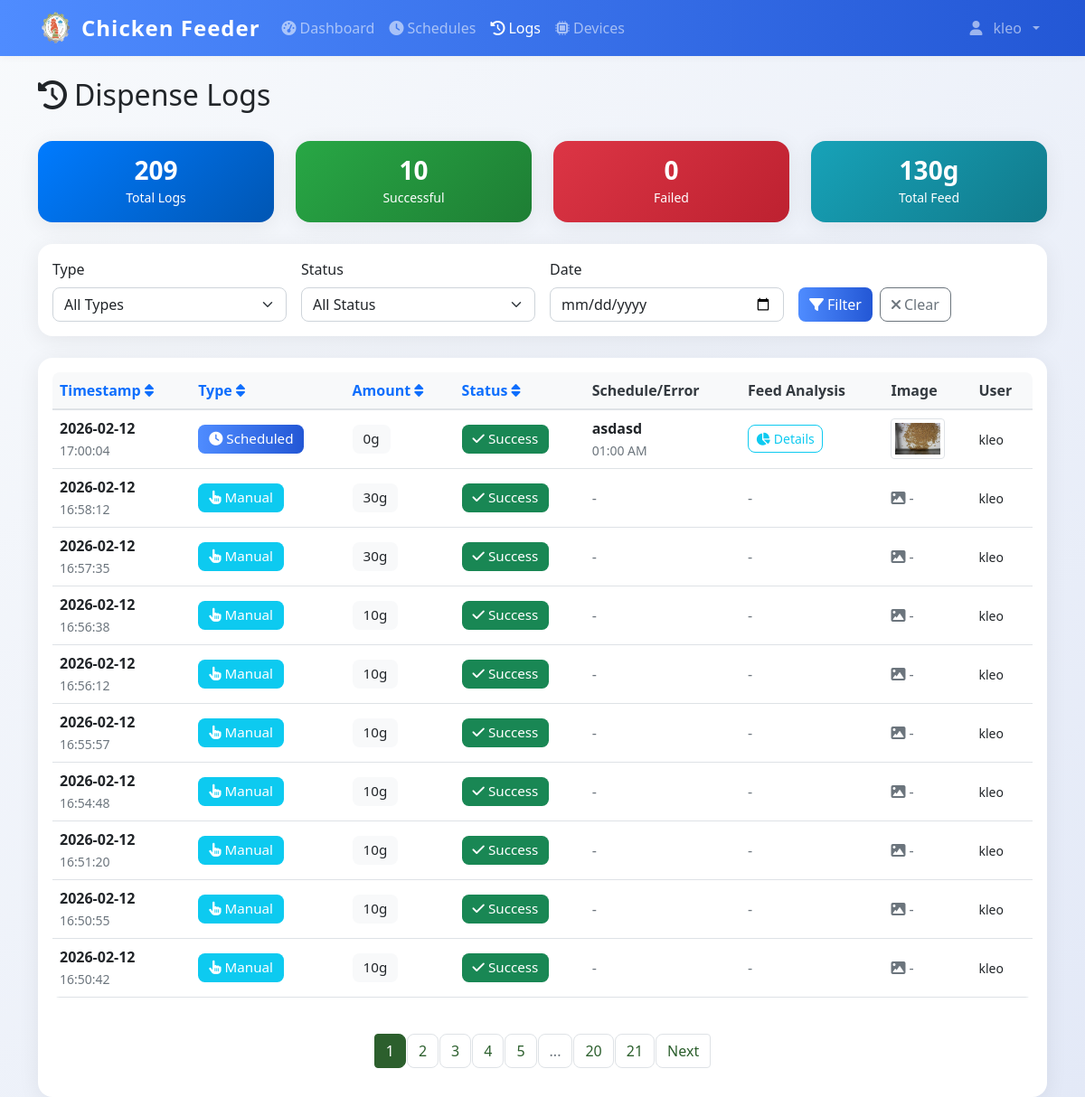
The page /logs (signed in) on the database as committed earlier.
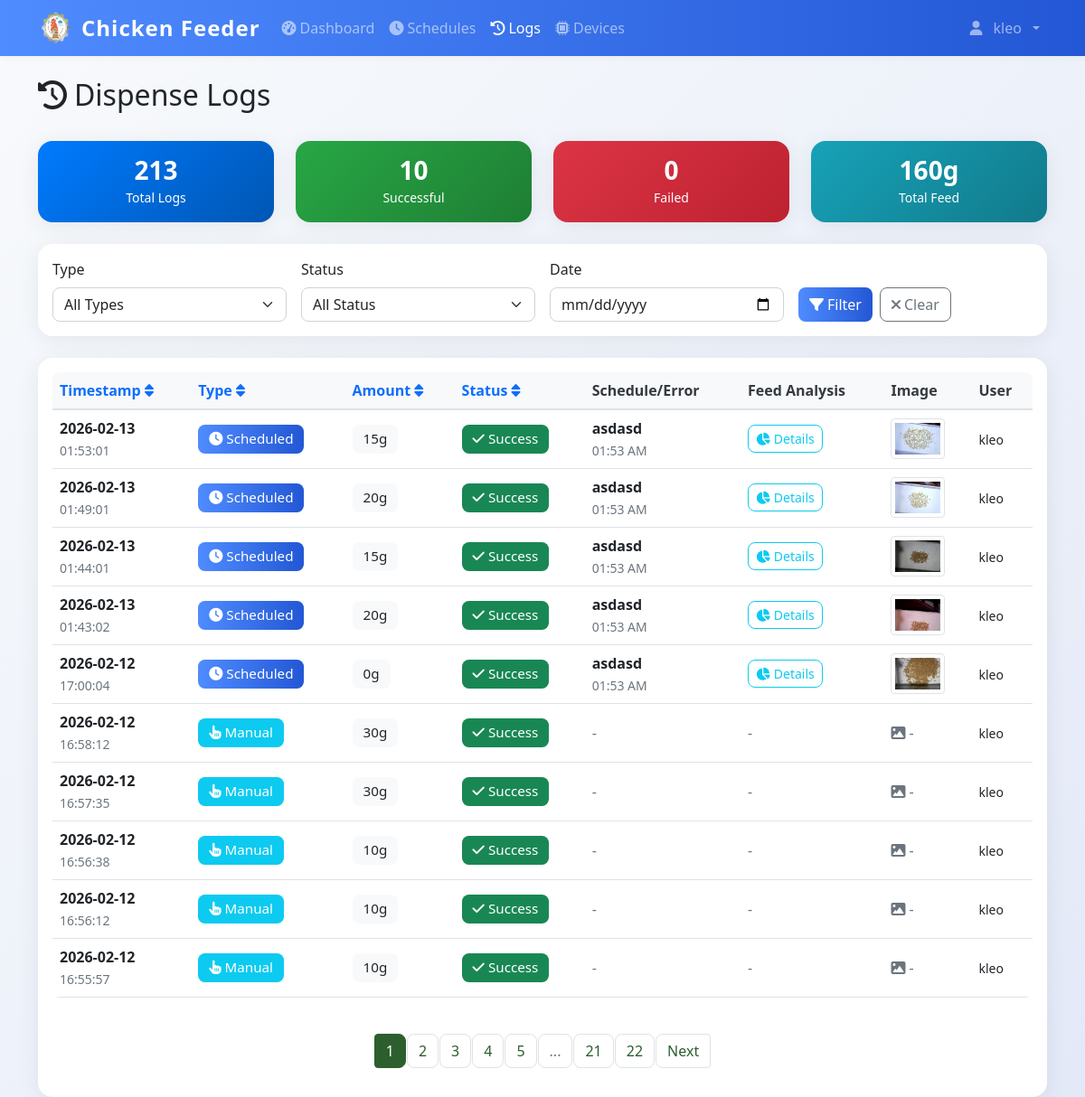
The same page on the database as committed later.
### models.py (models this page shows)
class DispenseLog(db.Model):
    id = db.Column(db.Integer, primary_key=True)
    timestamp = db.Column(db.DateTime, default=datetime.now, nullable=False)
    amount_grams = db.Column(db.Integer, nullable=False)
    trigger_type = db.Column(db.String(20), nullable=False)
    schedule_id = db.Column(db.Integer, db.ForeignKey('feed_schedule.id'), nullable=True)
    status = db.Column(db.String(20), default='success')
    error_message = db.Column(db.Text, nullable=True)
    image_path = db.Column(db.String(255), nullable=True)  # Path to captured feed image
    pellet_count = db.Column(db.Integer, nullable=True)  # Number of pellets detected in image
    grams_detected = db.Column(db.Float, nullable=True)  # Estimated grams of pellets in feeder
    grams_dispensed = db.Column(db.Integer, nullable=True)  # Actual amount dispensed by servo
    triggered_by = db.Column(db.Integer, db.ForeignKey('user.id'), nullable=True)
    schedule = db.relationship('FeedSchedule', backref=db.backref('dispense_logs', lazy=True))
    user = db.relationship('User', backref=db.backref('dispense_logs', lazy=True))

class FeedSchedule(db.Model):
    id = db.Column(db.Integer, primary_key=True)
    name = db.Column(db.String(100), nullable=False)
    feed_time = db.Column(db.Time, nullable=False)
    amount_grams = db.Column(db.Integer, nullable=False)
    is_active = db.Column(db.Boolean, default=True)
    created_by = db.Column(db.Integer, db.ForeignKey('user.id'), nullable=False)
    created_at = db.Column(db.DateTime, default=datetime.now)
    user = db.relationship('User', backref=db.backref('schedules', lazy=True))

class User(UserMixin, db.Model):
    id = db.Column(db.Integer, primary_key=True)
    username = db.Column(db.String(80), unique=True, nullable=False)
    email = db.Column(db.String(120), unique=True, nullable=False)
    password_hash = db.Column(db.String(120), nullable=False)
    iot_device_url = db.Column(db.String(255), nullable=True)  # e.g., 'http://192.168.1.100:5000' or 'pi_klei'
    is_admin = db.Column(db.Boolean, default=True)
    created_at = db.Column(db.DateTime, default=datetime.now)

### app.py (the view)
@app.route('/logs')
@login_required
def logs():
    page = request.args.get('page', 1, type=int)
    if not current_user.is_admin:
        logs = DispenseLog.query.filter_by(triggered_by=current_user.id).order_by(DispenseLog.timestamp.desc()).paginate(
            page=page, per_page=10, error_out=False
        )
    else:
        logs = DispenseLog.query.order_by(DispenseLog.timestamp.desc()).paginate(
            page=page, per_page=10, error_out=False
        )
    return render_template('logs.html', logs=logs)

### app.py (called while the page is built)
@login_manager.user_loader
def load_user(user_id):
    return db.session.get(User, int(user_id))

@app.context_processor
def inject_datetime():
    return {'datetime': datetime}

@app.before_request
def restrict_admin_from_user_pages():
    if current_user.is_authenticated and getattr(current_user, 'is_admin', False):
        if not request.path.startswith('/admin'):
            if not request.path.startswith('/static') and not request.path.startswith('/logout'):
                return redirect(url_for('admin.dashboard'))

### templates/logs.html (shortened to what the changed rows need)
{% extends "base.html" %}
{% block content %}
<div class="container mt-4">
    <div class="row mb-4">
        <div class="col">
            <h1 class="h2">
                <i class="fas fa-history me-2"></i>Dispense Logs
            </h1>
        </div>
    </div>
    {% if not logs or not logs.items %}
    <div class="text-center text-muted py-5">
        <i class="fas fa-clipboard-list fa-4x mb-3"></i>
        <h4>No Logs Available</h4>
        <p class="mb-4">No log data found. Dispense logs will appear here once you start feeding.</p>
        <a href="{{ url_for('dashboard') }}" class="btn btn-primary">
            <i class="fas fa-tachometer-alt me-2"></i>Go to Dashboard
        </a>
    </div>
    {% else %}
    <div class="row my-4">
        <div class="col-md-3">
            <div class="card bg-primary text-white">
                <div class="card-body text-center">
                    <h3 class="mb-0">{{ logs.total }}</h3>
                    <small>Total Logs</small>
                </div>
            </div>
        </div>
        <div class="col-md-3">
            <div class="card bg-success text-white">
                <div class="card-body text-center">
                    <h3 class="mb-0">{{ logs.items|selectattr('status', 'equalto', 'success')|list|length }}</h3>
                    <small>Successful</small>
                </div>
            </div>
        </div>
        <div class="col-md-3">
            <div class="card bg-danger text-white">
                <div class="card-body text-center">
                    <h3 class="mb-0">{{ logs.items|selectattr('status', 'equalto', 'failure')|list|length }}</h3>
                    <small>Failed</small>
                </div>
            </div>
        </div>
        <div class="col-md-3">
            <div class="card bg-info text-white">
                <div class="card-body text-center">
                    <h3 class="mb-0">{{ logs.items|sum(attribute='amount_grams') }}g</h3>
                    <small>Total Feed</small>
                </div>
            </div>
        </div>
    </div>
    <div class="card mb-4">
        <div class="card-body">
            <div class="row g-3">
                <div class="col-md-3">
                    <label for="filter-type" class="form-label">Type</label>
                    <select class="form-select" id="filter-type">
                        <option value="">All Types</option>
                    </select>
                </div>
                <div class="col-md-3">
                    <label for="filter-status" class="form-label">Status</label>
                    <select class="form-select" id="filter-status">
                        <option value="">All Status</option>
                    </select>
                </div>
                <div class="col-md-3">
                    <label for="filter-date" class="form-label">Date</label>
                    <input type="date" class="form-control" id="filter-date">
                </div>
                <div class="col-md-3">
                    <label class="form-label">&nbsp;</label>
                    <div class="d-flex gap-2">
                        <button class="btn btn-primary" onclick="applyFilters()">
                            <i class="fas fa-filter me-1"></i>Filter
                        </button>
                        <button class="btn btn-outline-secondary" onclick="clearFilters()">
                            <i class="fas fa-times me-1"></i>Clear
                        </button>
                    </div>
                </div>
            </div>
        </div>
    </div>
    <div class="card">
        <div class="card-body">
            {% if logs.items %}
            <div class="table-responsive">
                <table class="table table-hover">
                    <thead>
                        <tr>
                            <th>
                                <a href="#" onclick="sortTable('timestamp')" class="text-decoration-none">
                                    Timestamp <i class="fas fa-sort"></i>
                                </a>
                            </th>
                            <th>
                                <a href="#" onclick="sortTable('type')" class="text-decoration-none">
                                    Type <i class="fas fa-sort"></i>
                                </a>
                            </th>
                            <th>
                                <a href="#" onclick="sortTable('amount')" class="text-decoration-none">
                                    Amount <i class="fas fa-sort"></i>
                                </a>
                            </th>
                            <th>
                                <a href="#" onclick="sortTable('status')" class="text-decoration-none">
                                    Status <i class="fas fa-sort"></i>
                                </a>
                            </th>
                            <th>Schedule/Error</th>
                            <th>Feed Analysis</th>
                            <th>Image</th>
                            <th>User</th>
                        </tr>
                    </thead>
                    <tbody id="logs-table-body">
                        {% for log in logs.items %}
                        <tr class="log-row"
                            data-type="{{ log.trigger_type }}"
                            data-status="{{ log.status }}"
                            data-date="{{ log.timestamp.strftime('%Y-%m-%d') }}">
                            <td>
                                <div>
                                    <strong>{{ log.timestamp.strftime('%Y-%m-%d') }}</strong>
                                </div>
                                <small class="text-muted">{{ log.timestamp.strftime('%H:%M:%S') }}</small>
                            </td>
                            <td>
                                {% if log.trigger_type == 'manual' %}
                                    <span class="badge bg-info">
                                        <i class="fas fa-hand-pointer me-1"></i>Manual
                                    </span>
                                {% else %}
                                    <span class="badge bg-primary">
                                        <i class="fas fa-clock me-1"></i>Scheduled
                                    </span>
                                {% endif %}
                            </td>
                            <td>
                                <span class="badge bg-light text-dark">{{ log.amount_grams }}g</span>
                            </td>
                            <td>
                                {% if log.status == 'success' %}
                                    <span class="badge bg-success">
                                        <i class="fas fa-check me-1"></i>Success
                                    </span>
                                {% else %}
                                    <span class="badge bg-danger">
                                        <i class="fas fa-times me-1"></i>Failed
                                    </span>
                                {% endif %}
                            </td>
                            <td style="max-width: 350px;">
                                {% if log.schedule %}
                                    <div>
                                        <strong>{{ log.schedule.name }}</strong>
                                    </div>
                                    <small class="text-muted">{{ log.schedule.feed_time.strftime('%I:%M %p') }}</small>
                                {% elif log.error_message %}
                                    <div class="text-danger" title="{{ log.error_message }}" style="cursor: help;">
                                        <i class="fas fa-exclamation-triangle me-1"></i>
                                        <small>{{ log.error_message[:100] }}{% if log.error_message|length > 100 %}...{% endif %}</small>
                                    </div>
                                {% else %}
                                    <span class="text-muted">-</span>
                                {% endif %}
                            </td>
                            <td>
                                {% if log.pellet_count is not none or log.grams_detected is not none or log.grams_dispensed is not none %}
                                    <button class="btn btn-sm btn-outline-info"
                                            onclick="showFeedDetails({{ log.pellet_count or 0 }}, {{ log.grams_detected or 0 }}, {{ log.grams_dispensed or 0 }}, {{ log.amount_grams }})"
                                            title="View feed analysis details">
                                        <i class="fas fa-chart-pie me-1"></i>Details
                                    </button>
                                {% else %}
                                    <span class="text-muted">-</span>
                                {% endif %}
                            </td>
                            <td>
                                {% if log.image_path %}
                                    <img src="{{ url_for('static', filename=log.image_path) }}"
                                         alt="Feed Image"
                                         class="img-thumbnail"
                                         style="width: 60px; height: 45px; object-fit: cover; cursor: pointer;"
                                         onclick="viewImage('{{ url_for('static', filename=log.image_path) }}')"
                                         title="Click to view full image">
                                {% else %}
                                    <span class="text-muted"><i class="fas fa-image"></i> -</span>
                                {% endif %}
                            </td>
                            <td>
                                {% if log.user %}
                                    <small>{{ log.user.username }}</small>
                                {% else %}
                                    <small class="text-muted">System</small>
                                {% endif %}
                            </td>
                        </tr>
                        {% endfor %}
                    </tbody>
                </table>
            </div>
            {% if logs.pages > 1 %}
            <nav aria-label="Logs pagination" class="mt-4">
                <ul class="pagination justify-content-center">
                    {% for page_num in logs.iter_pages() %}
                        {% if page_num %}
                            {% if page_num != logs.page %}
                                <li class="page-item">
                                    <a class="page-link" href="{{ url_for('logs', page=page_num) }}">{{ page_num }}</a>
                                </li>
                            {% else %}
                                <li class="page-item active">
                                    <span class="page-link">{{ page_num }}</span>
                                </li>
                            {% endif %}
                        {% else %}
                            <li class="page-item disabled">
                                <span class="page-link">...</span>
                            </li>
                        {% endif %}
                    {% endfor %}
                    {% if logs.has_next %}
                        <li class="page-item">
                            <a class="page-link" href="{{ url_for('logs', page=logs.next_num) }}">Next</a>
                        </li>
                    {% endif %}
                </ul>
            </nav>
            {% endif %}
            {% endif %}
        </div>
    </div>
</div>
{% endif %}
{% endblock %}

Rows that differ between the two databases and show on the page:
no longer on this page (row unchanged): DispenseLog: timestamp "2026-02-12", timestamp "16:54:48", trigger_type "manual" (drawn), amount_grams "10", status "success" (drawn), user.username "kleo"
no longer on this page (row unchanged): DispenseLog: timestamp "2026-02-12", timestamp "16:51:20", trigger_type "manual" (drawn), amount_grams "10", status "success" (drawn), user.username "kleo"
no longer on this page (row unchanged): DispenseLog: timestamp "2026-02-12", timestamp "16:50:55", trigger_type "manual" (drawn), amount_grams "10", status "success" (drawn), user.username "kleo"
no longer on this page (row unchanged): DispenseLog: timestamp "2026-02-12", timestamp "16:50:42", trigger_type "manual" (drawn), amount_grams "10", status "success" (drawn), user.username "kleo"
added DispenseLog: timestamp "2026-02-13", timestamp "01:53:01", trigger_type "scheduled" (drawn), amount_grams "15", status "success" (drawn), schedule.name "asdasd", schedule.feed_time "01:53 AM", image_path (picture), user.username "kleo"
added DispenseLog: timestamp "2026-02-13", timestamp "01:49:01", trigger_type "scheduled" (drawn), amount_grams "20", status "success" (drawn), schedule.name "asdasd", schedule.feed_time "01:53 AM", image_path (picture), user.username "kleo"
added DispenseLog: timestamp "2026-02-13", timestamp "01:44:01", trigger_type "scheduled" (drawn), amount_grams "15", status "success" (drawn), schedule.name "asdasd", schedule.feed_time "01:53 AM", image_path (picture), user.username "kleo"
added DispenseLog: timestamp "2026-02-13", timestamp "01:43:02", trigger_type "scheduled" (drawn), amount_grams "20", status "success" (drawn), schedule.name "asdasd", schedule.feed_time "01:53 AM", image_path (picture), user.username "kleo"
changed through a linked row, DispenseLog (number 5 of 10 on the later page): schedule.feed_time "01:00 AM" → "01:53 AM"
Other text that changed with them:
{{ logs.total }}: "209" → "213"
{{ logs.items|sum(attribute='amount_grams') }}: "130" → "160"
new list line: "22"
list line gone: "20"
